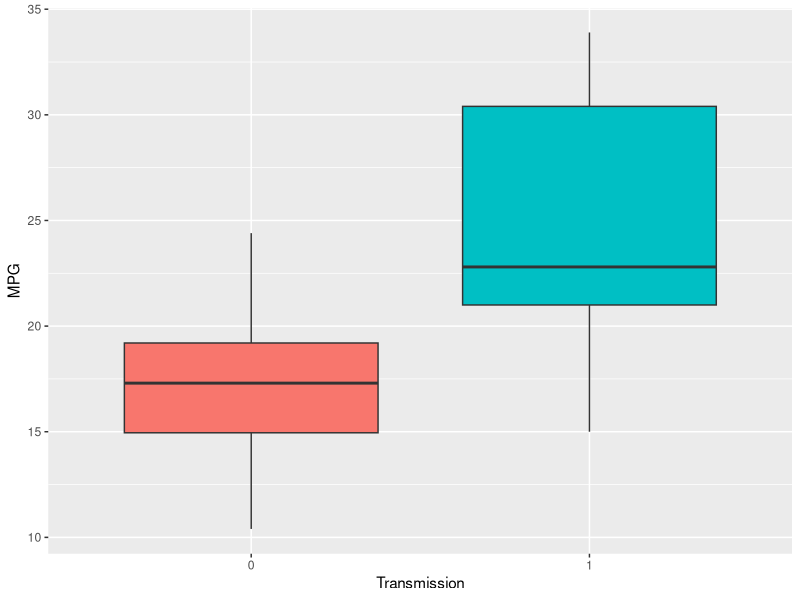
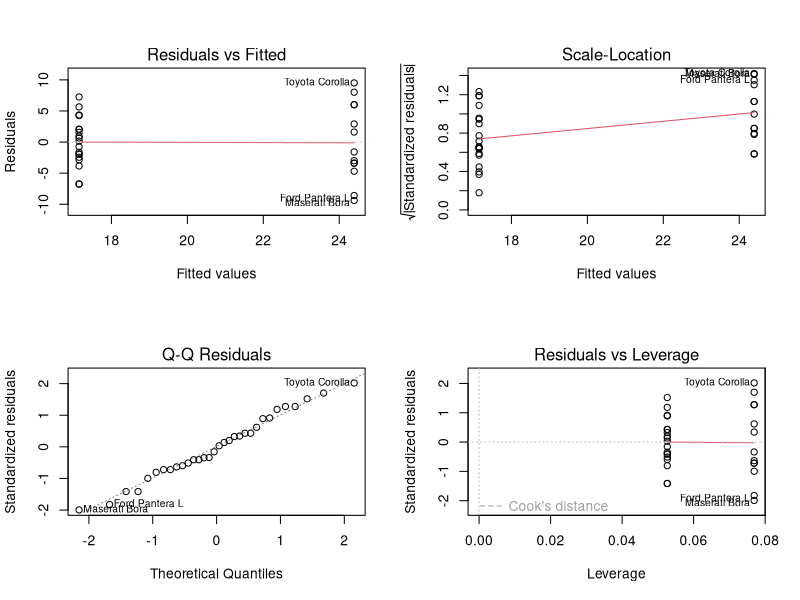

Generate these figures, in order, with R:
## ---- chunk 1
knitr::opts_chunk$set(echo=F, fig.align="center")
library(ggplot2)
library(dplyr)
## ---- chunk 2
summary(cbind(mtcars[,-c(2,8:11)],
              cyl=as.factor(mtcars[,2]),
              vs=as.factor(mtcars[,8]),
              am=as.factor(mtcars[,9]),
              gear=as.factor(mtcars[,10]),
              carb=as.factor(mtcars[,11])))
## ---- chunk 3
ggplot(mtcars) + geom_boxplot(aes(x=factor(am), y=mpg, fill=factor(am))) +
  labs(x="Transmission", fill="am", y="MPG") + theme(legend.position="none")
## ---- chunk 4
t.test(mpg~am,data=mtcars)
## ---- chunk 5
par(mfcol=c(2,2))
mdl1<-lm(mpg~factor(am),mtcars)
plot(mdl1)
## ---- chunk 6
mdl2<-list()
for(i in c(2:8,10,11)){
  if(i %in% c(2,8,10,11)) mdl2[[i]]<-lm(mpg~factor(am)+factor(mtcars[,i]),mtcars)
  else mdl2[[i]]<-lm(mpg~factor(am)+mtcars[,i],mtcars)
}
